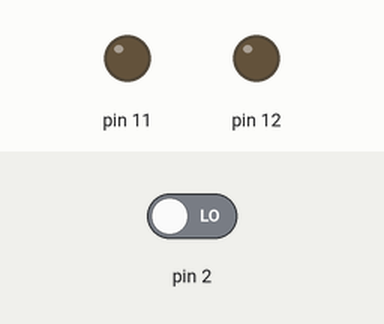
Recording of a sketch running on a simulated Arduino Uno, built with avr-gcc and run on an emulated ATmega328P. Parts: output pins drawn as LEDs (lit = HIGH). The test bench sets the inputs (shaded band); at power-on: pin 2 LOW.

Above: at 1.2 s.
1.3 s: pin 2 driven HIGH
At 2.8 s:
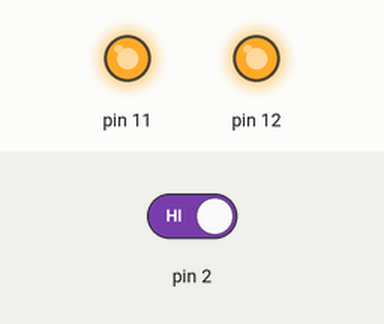
At 4.3 s:
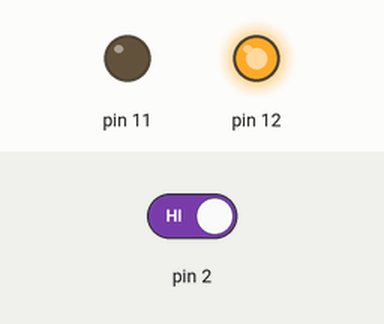
Timing chart, 0 to 16.5 s (numbered marks = the images above; inputs shaded):
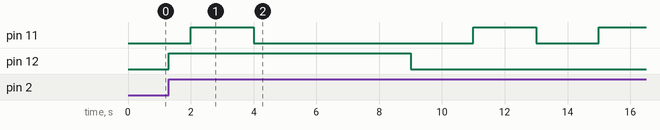

Measured:
- after the input at 1.3 s, pin 12: LOW → HIGH at once, → LOW 7.7 s later

The sketch:

ISR_1.ino
```cpp
// ======================================================
// ISR_1 FSM Approach Release
// CBP 06-10-19
// ======================================================

#define STATE_PRESSED 1
#define STATE_RELEASED 2

int state = 2;
bool pressed;

void setup() {
  // put your setup code here, to run once:
  pinMode(11,OUTPUT);
  pinMode(12,OUTPUT);
  digitalWrite(12,LOW);
  pinMode(2,INPUT);
  attachInterrupt(digitalPinToInterrupt(2),ISRoutine,CHANGE);

}

void loop() {
  //The following line is the INCORRECT way of doing things
  //pressed = digitalRead(2);


  switch(state){

    case STATE_RELEASED:
    delay(2000);
    digitalWrite(11, HIGH);
    delay(2000);
    digitalWrite(11, LOW);

    break;

    case STATE_PRESSED:
    digitalWrite(12,HIGH);
    delay(5000);
    digitalWrite(12,LOW);
    state= 2;

    break;
  }

}

void ISRoutine() {
    digitalWrite(12,HIGH);
    digitalWrite(11,LOW);
    state = 1;

}
```
